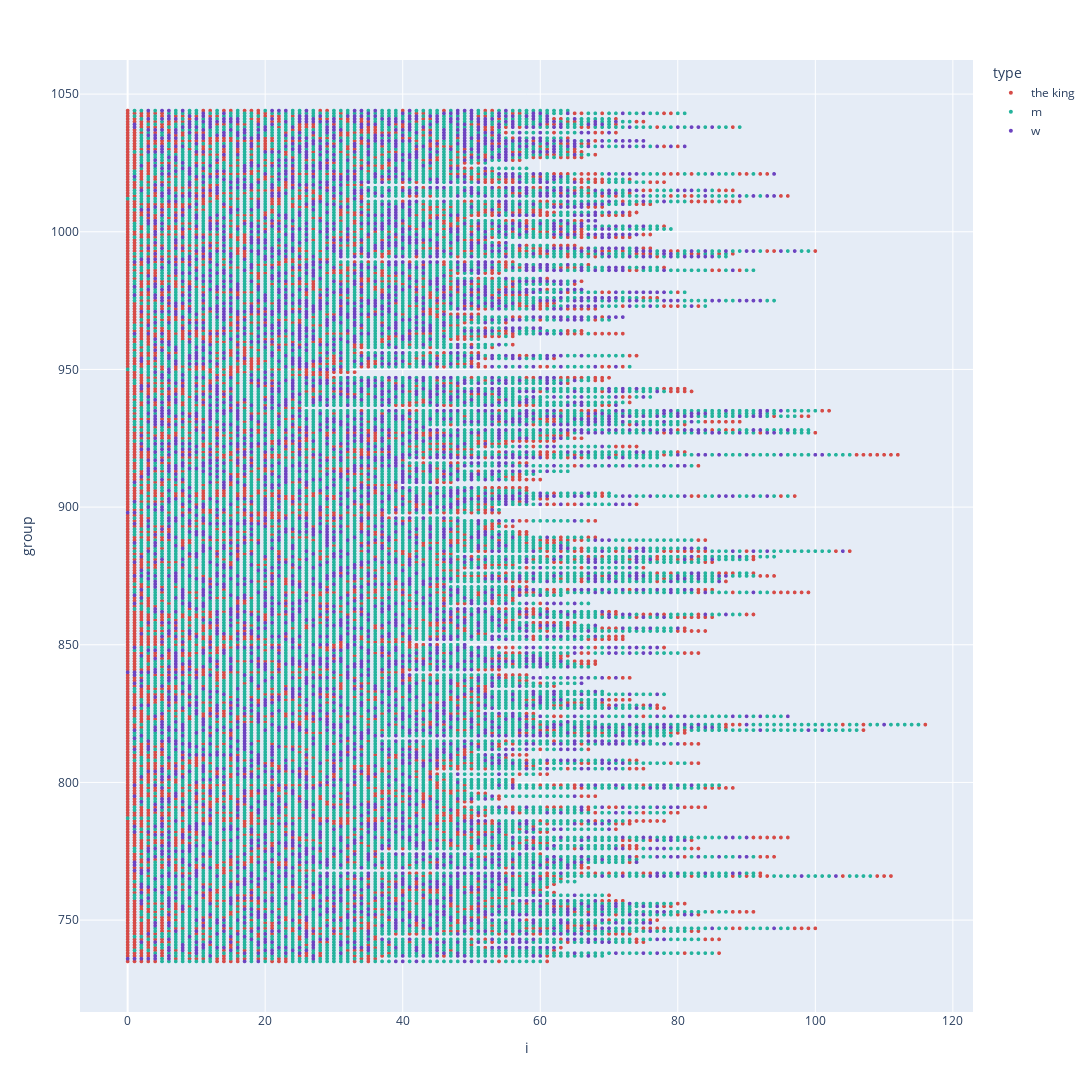

Notebook code for this chart:
### Markdown cell above
## The same but interactive

### Code cell
import plotly.express as px
#df_sitzung = pd.DataFrame(records)

fig = px.scatter(df_sitzung,
    x="i", y="group",
    color="type",
    hover_data={"sitzung_date": "|%Y-%m-%d %H:00"},
    width=1200, height=2200,
    color_discrete_sequence=["#d64b47", "#24b39c", "#6c43c0"])

# Change marker size
fig.update_traces(marker=dict(size=4), selector=dict(mode='markers'))

fig.show()

### Figure 1 — Plotly figure (JSON) as saved in the notebook; plotly's stock layout.template omitted (floating-point values rounded to 4 significant figures; data arrays with more than 128 entries replaced by an {"elided": "..."} marker saying what was removed)
{"data": [{"customdata": {"elided": "4624x1 str values"}, "hovertemplate": "type=the king<br>i=%{x}<br>group=%{y}<br>sitzung_date=%{customdata[0]|%Y-%m-%d %H:00}<extra></extra>", "legendgroup": "the king", "marker": {"color": "#d64b47", "size": 4, "symbol": "circle"}, "mode": "markers", "name": "the king", "showlegend": true, "type": "scattergl", "x": {"elided": "4624 int values"}, "xaxis": "x", "y": {"elided": "4624 int values"}, "yaxis": "y"}, {"customdata": {"elided": "11319x1 str values"}, "hovertemplate": "type=m<br>i=%{x}<br>group=%{y}<br>sitzung_date=%{customdata[0]|%Y-%m-%d %H:00}<extra></extra>", "legendgroup": "m", "marker": {"color": "#24b39c", "size": 4, "symbol": "circle"}, "mode": "markers", "name": "m", "showlegend": true, "type": "scattergl", "x": {"elided": "11319 int values"}, "xaxis": "x", "y": {"elided": "11319 int values"}, "yaxis": "y"}, {"customdata": {"elided": "5118x1 str values"}, "hovertemplate": "type=w<br>i=%{x}<br>group=%{y}<br>sitzung_date=%{customdata[0]|%Y-%m-%d %H:00}<extra></extra>", "legendgroup": "w", "marker": {"color": "#6c43c0", "size": 4, "symbol": "circle"}, "mode": "markers", "name": "w", "showlegend": true, "type": "scattergl", "x": {"elided": "5118 int values"}, "xaxis": "x", "y": {"elided": "5118 int values"}, "yaxis": "y"}], "layout": {"height": 2200, "legend": {"title": {"text": "type"}, "tracegroupgap": 0}, "margin": {"t": 60}, "width": 1200, "xaxis": {"anchor": "y", "domain": [0, 1], "title": {"text": "i"}}, "yaxis": {"anchor": "x", "domain": [0, 1], "title": {"text": "group"}}}}
